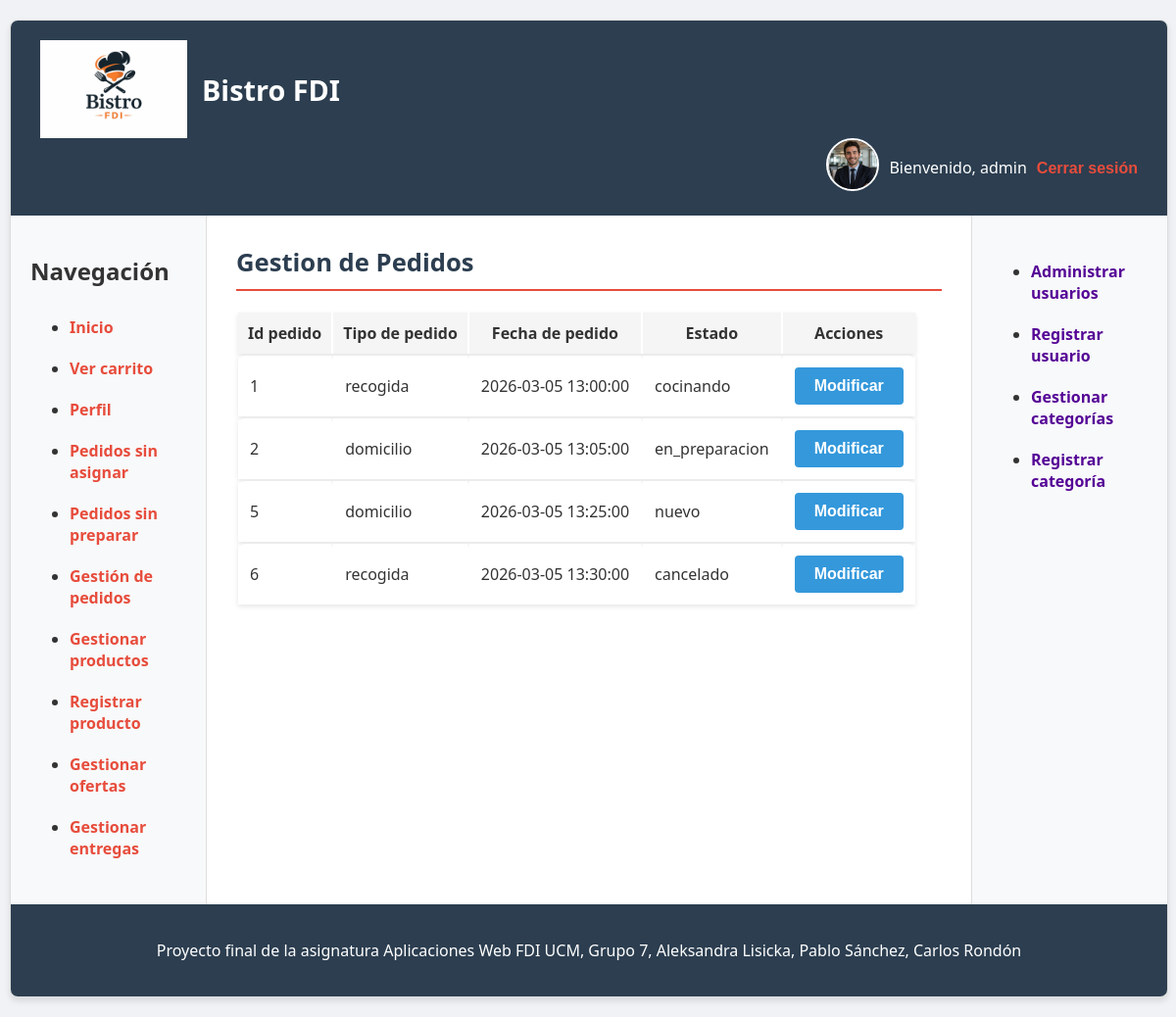
The page /usuarios/gerente/pedidosAsignados.php (signed in) on the database as committed earlier.
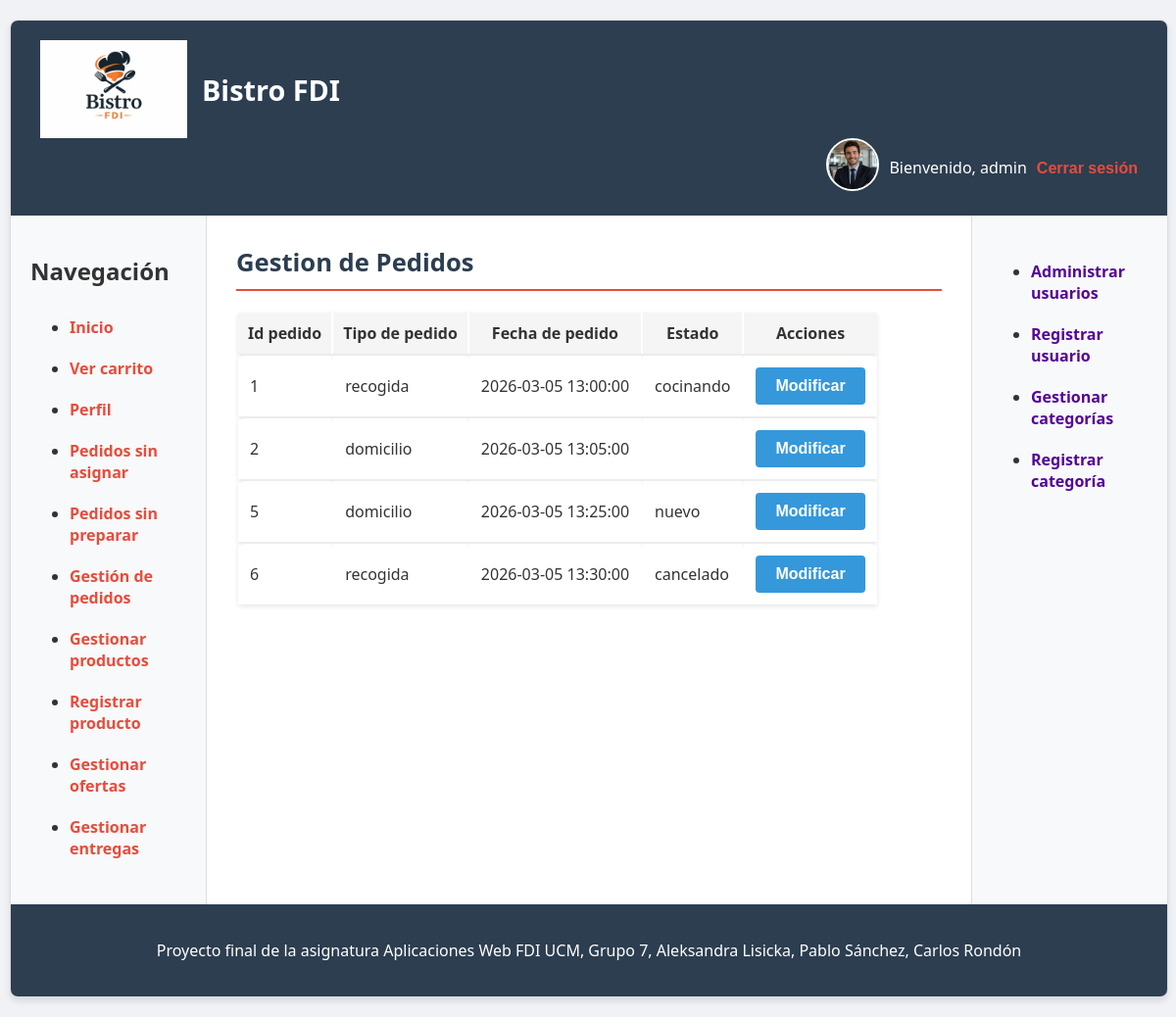
The same page on the database as committed later.
### tables this page shows
CREATE TABLE `pedidos` (
  `id`                    INT(11)        NOT NULL AUTO_INCREMENT,
  `usuario_id`            INT(11)        NOT NULL,
  `estado`                ENUM('nuevo','recibido','en_preparacion','cocinando','listo_cocina','terminado','entregado','cancelado') DEFAULT 'nuevo',
  `tipo`                  ENUM('domicilio','recogida') NOT NULL,
  `fechaPedido`           DATETIME       DEFAULT current_timestamp(),
  `total`                 DECIMAL(10,2)  NOT NULL DEFAULT 0,
  `subtotalSinDescuento`  DECIMAL(10,2)  NOT NULL DEFAULT 0,
  `descuentoAplicado`     DECIMAL(10,2)  NOT NULL DEFAULT 0,
  `cocinero_id`           INT(11)        DEFAULT NULL,        
  PRIMARY KEY (`id`),
  FOREIGN KEY (`usuario_id`)  REFERENCES `usuarios`(`id`),
  FOREIGN KEY (`cocinero_id`) REFERENCES `usuarios`(`id`)
);

### includes/config.php (called while the page is built, shortened)
<?php
spl_autoload_register(function ($class) {
    $prefix = 'es\\ucm\\fdi\\aw\\';
    $base_dir = implode(DIRECTORY_SEPARATOR, [__DIR__, 'clases', '']);
    $len = strlen($prefix);
    $relative_class = substr($class, $len);
    $file = $base_dir . str_replace('\\', '/', $relative_class) . '.php';
});

### includes/clases/pedidos/Pedido.php (called while the page is built, shortened)
<?php
class Pedido {
    private $id;
    private $estado;
    private $fechaPedido;
    private $tipo;
    public function __construct($id, $usuario_id, $estado, $fechaPedido, $tipo, $total, $cocinero_id) {
        $this->id = $id;
        $this->estado = $estado ?? 'nuevo';
        $this->fechaPedido = $fechaPedido;
        $this->tipo = $tipo;
    }
    public function getFechaPedido() {
        return $this->fechaPedido;
    }
    public function getPedidoId() {
        return $this->id;
    }
    public function getTipo() {
        return $this->tipo;
    }
    public function getEstadoPedido() {
        return $this->estado;
    }
    public static function pedidosPendientes_Asignados($esAdmin) {
        $conn = Aplicacion::getInstance()->getConexionBd();
        if ($esAdmin) {
            $query = sprintf(
                "SELECT * FROM pedidos WHERE estado != '%s'",
                $conn->real_escape_string(EstadoPedido::ENTREGADO->value)
            );
        } else {
            $query = sprintf(
                "SELECT * FROM pedidos WHERE estado IN ('%s','%s')",
                $conn->real_escape_string(EstadoPedido::PENDIENTE->value),
                $conn->real_escape_string(EstadoPedido::EN_PREPARACION->value)
            );
        }
        $rs = $conn->query($query);
        if ($rs && $rs->num_rows > 0) {
            $pedidos = [];
            while ($fila = $rs->fetch_assoc()) {
                $pedidos[] = new Pedido(
                    $fila['id'],
                    null,
                    $fila['estado'],
                    $fila['fechaPedido'],
                    $fila['tipo'],
                    null,
                    $fila['cocinero_id']
                );
            }
            return $pedidos;
        }
        return null;
    }
}

### includes/clases/pedidos/FormularioPedidosAsignados.php (the view, shortened to what this page needs)
<?php
class FormularioPedidosAsignados extends Formulario
{
    protected function generaCamposFormulario(&$datos){
        $pedidos = '';
        if(isset($_SESSION['esAdmin']) && $_SESSION['esAdmin'] === true){
            $pedidos = Pedido::pedidosPendientes_Asignados(true);
        }
        else{
            $pedidos = Pedido::pedidosPendientes_Asignados(false);
        }
        $filas = '';
        if (!empty($pedidos) && is_array($pedidos)) {
            foreach ($pedidos as $p) {
                $filas .= "<tr>
                    <td>{$p->getPedidoId()}</td>
                    <td>{$p->getTipo()}</td>
                    <td>{$p->getFechaPedido()}</td>
                    <td>{$p->getEstadoPedido()}</td>
                    <td>
                        <div>
                            <button type='submit' name='idPedido' value='{$p->getPedidoId()}'>Modificar</button>
                        </div>
                    </td>
                </tr>";
            }
        }
        if($filas === ''){
            $html = <<<EOF
                <p>No hay pedidos.</p>
            EOF;
        }
        else{
            $html = <<<EOF
                <table class="tabla-general">
                    <thead>
                        <tr>
                            <th>Id pedido</th>
                            <th>Tipo de pedido</th>
                            <th>Fecha de pedido</th>
                            <th>Estado</th>
                            <th>Acciones</th>
                        </tr>
                    </thead>
                    <tbody>
                        $filas
                    </tbody>
                </table>
            EOF;
        }
        return $html;
    }
}

Rows that differ between the two databases and show on the page:
changed pedidos id 2: estado "en_preparacion" → (not shown)
